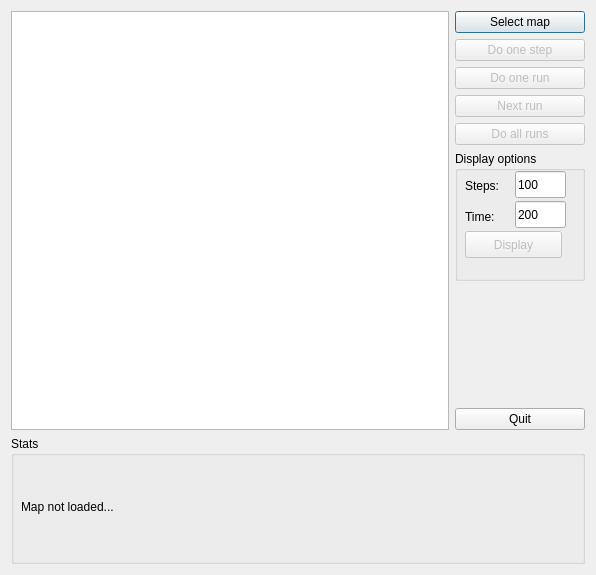
<?xml version="1.0" encoding="UTF-8"?>
<ui version="4.0">
 <class>MainWindow</class>
 <widget class="QMainWindow" name="MainWindow">
  <property name="geometry">
   <rect>
    <x>0</x>
    <y>0</y>
    <width>596</width>
    <height>575</height>
   </rect>
  </property>
  <property name="minimumSize">
   <size>
    <width>596</width>
    <height>575</height>
   </size>
  </property>
  <property name="windowTitle">
   <string>Agent</string>
  </property>
  <property name="windowIcon">
   <iconset>
    <normaloff>agent.ico</normaloff>agent.ico</iconset>
  </property>
  <widget class="QWidget" name="centralWidget">
   <layout class="QGridLayout" name="gridLayout">
    <item row="0" column="0" rowspan="10">
     <widget class="QGraphicsView" name="graphicsView">
      <property name="focusPolicy">
       <enum>Qt::NoFocus</enum>
      </property>
     </widget>
    </item>
    <item row="0" column="1">
     <widget class="QPushButton" name="selectMapButton">
      <property name="text">
       <string>Select map</string>
      </property>
      <property name="autoDefault">
       <bool>true</bool>
      </property>
      <property name="default">
       <bool>true</bool>
      </property>
     </widget>
    </item>
    <item row="1" column="1">
     <widget class="QPushButton" name="doOneStepButton">
      <property name="enabled">
       <bool>false</bool>
      </property>
      <property name="text">
       <string>Do one step</string>
      </property>
      <property name="autoDefault">
       <bool>true</bool>
      </property>
     </widget>
    </item>
    <item row="2" column="1">
     <widget class="QPushButton" name="doOneRunButton">
      <property name="enabled">
       <bool>false</bool>
      </property>
      <property name="text">
       <string>Do one run</string>
      </property>
      <property name="autoDefault">
       <bool>true</bool>
      </property>
     </widget>
    </item>
    <item row="3" column="1">
     <widget class="QPushButton" name="nextRunButton">
      <property name="enabled">
       <bool>false</bool>
      </property>
      <property name="text">
       <string>Next run</string>
      </property>
      <property name="autoDefault">
       <bool>true</bool>
      </property>
     </widget>
    </item>
    <item row="4" column="1">
     <widget class="QPushButton" name="doAllRunsButton">
      <property name="enabled">
       <bool>false</bool>
      </property>
      <property name="text">
       <string>Do all runs</string>
      </property>
      <property name="autoDefault">
       <bool>true</bool>
      </property>
     </widget>
    </item>
    <item row="9" column="1">
     <widget class="QPushButton" name="quitButton">
      <property name="text">
       <string>Quit</string>
      </property>
      <property name="autoDefault">
       <bool>true</bool>
      </property>
     </widget>
    </item>
    <item row="10" column="0" colspan="2">
     <widget class="QGroupBox" name="groupBox_2">
      <property name="minimumSize">
       <size>
        <width>0</width>
        <height>128</height>
       </size>
      </property>
      <property name="maximumSize">
       <size>
        <width>16777215</width>
        <height>128</height>
       </size>
      </property>
      <property name="title">
       <string>Stats</string>
      </property>
      <widget class="QLabel" name="statsLabel">
       <property name="geometry">
        <rect>
         <x>10</x>
         <y>20</y>
         <width>591</width>
         <height>101</height>
        </rect>
       </property>
       <property name="text">
        <string>Map not loaded...</string>
       </property>
       <property name="wordWrap">
        <bool>true</bool>
       </property>
      </widget>
     </widget>
    </item>
    <item row="5" column="1">
     <widget class="QGroupBox" name="groupBox">
      <property name="minimumSize">
       <size>
        <width>130</width>
        <height>130</height>
       </size>
      </property>
      <property name="maximumSize">
       <size>
        <width>130</width>
        <height>130</height>
       </size>
      </property>
      <property name="title">
       <string>Display options</string>
      </property>
      <widget class="QLineEdit" name="stepsEdit">
       <property name="geometry">
        <rect>
         <x>60</x>
         <y>20</y>
         <width>51</width>
         <height>27</height>
        </rect>
       </property>
       <property name="text">
        <string>100</string>
       </property>
      </widget>
      <widget class="QLabel" name="stepsLabel">
       <property name="geometry">
        <rect>
         <x>10</x>
         <y>19</y>
         <width>51</width>
         <height>31</height>
        </rect>
       </property>
       <property name="text">
        <string>Steps:</string>
       </property>
      </widget>
      <widget class="QLineEdit" name="timeEdit">
       <property name="geometry">
        <rect>
         <x>60</x>
         <y>50</y>
         <width>51</width>
         <height>27</height>
        </rect>
       </property>
       <property name="text">
        <string>200</string>
       </property>
      </widget>
      <widget class="QLabel" name="timeLabel">
       <property name="geometry">
        <rect>
         <x>10</x>
         <y>50</y>
         <width>51</width>
         <height>31</height>
        </rect>
       </property>
       <property name="text">
        <string>Time:</string>
       </property>
      </widget>
      <widget class="QPushButton" name="displayButton">
       <property name="enabled">
        <bool>false</bool>
       </property>
       <property name="geometry">
        <rect>
         <x>10</x>
         <y>80</y>
         <width>97</width>
         <height>27</height>
        </rect>
       </property>
       <property name="text">
        <string>Display</string>
       </property>
       <property name="autoDefault">
        <bool>true</bool>
       </property>
      </widget>
     </widget>
    </item>
   </layout>
  </widget>
 </widget>
 <layoutdefault spacing="6" margin="11"/>
 <tabstops>
  <tabstop>selectMapButton</tabstop>
  <tabstop>doOneStepButton</tabstop>
  <tabstop>doOneRunButton</tabstop>
  <tabstop>nextRunButton</tabstop>
  <tabstop>doAllRunsButton</tabstop>
  <tabstop>stepsEdit</tabstop>
  <tabstop>timeEdit</tabstop>
  <tabstop>displayButton</tabstop>
  <tabstop>quitButton</tabstop>
  <tabstop>graphicsView</tabstop>
 </tabstops>
 <resources/>
 <connections/>
</ui>
